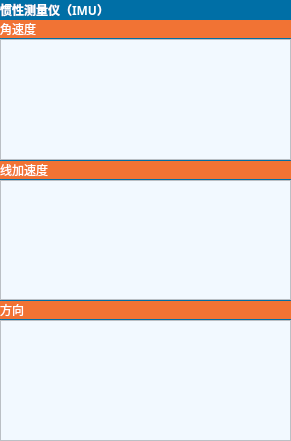
     <widget class="QGroupBox" name="groupBox_5">
      <property name="geometry">
       <rect>
        <x>0</x>
        <y>0</y>
        <width>291</width>
        <height>441</height>
       </rect>
      </property>
      <property name="palette">
       <palette>
        <active>
         <colorrole role="WindowText">
          <brush brushstyle="SolidPattern">
           <color alpha="255">
            <red>255</red>
            <green>255</green>
            <blue>255</blue>
           </color>
          </brush>
         </colorrole>
         <colorrole role="Button">
          <brush brushstyle="SolidPattern">
           <color alpha="255">
            <red>0</red>
            <green>111</green>
            <blue>166</blue>
           </color>
          </brush>
         </colorrole>
         <colorrole role="Text">
          <brush brushstyle="SolidPattern">
           <color alpha="255">
            <red>255</red>
            <green>255</green>
            <blue>255</blue>
           </color>
          </brush>
         </colorrole>
         <colorrole role="ButtonText">
          <brush brushstyle="SolidPattern">
           <color alpha="255">
            <red>255</red>
            <green>255</green>
            <blue>255</blue>
           </color>
          </brush>
         </colorrole>
         <colorrole role="Base">
          <brush brushstyle="SolidPattern">
           <color alpha="255">
            <red>0</red>
            <green>111</green>
            <blue>166</blue>
           </color>
          </brush>
         </colorrole>
         <colorrole role="Window">
          <brush brushstyle="SolidPattern">
           <color alpha="255">
            <red>0</red>
            <green>111</green>
            <blue>166</blue>
           </color>
          </brush>
         </colorrole>
         <colorrole role="PlaceholderText">
          <brush brushstyle="SolidPattern">
           <color alpha="128">
            <red>255</red>
            <green>255</green>
            <blue>255</blue>
           </color>
          </brush>
         </colorrole>
        </active>
        <inactive>
         <colorrole role="WindowText">
          <brush brushstyle="SolidPattern">
           <color alpha="255">
            <red>255</red>
            <green>255</green>
            <blue>255</blue>
           </color>
          </brush>
         </colorrole>
         <colorrole role="Button">
          <brush brushstyle="SolidPattern">
           <color alpha="255">
            <red>0</red>
            <green>111</green>
            <blue>166</blue>
           </color>
          </brush>
         </colorrole>
         <colorrole role="Text">
          <brush brushstyle="SolidPattern">
           <color alpha="255">
            <red>255</red>
            <green>255</green>
            <blue>255</blue>
           </color>
          </brush>
         </colorrole>
         <colorrole role="ButtonText">
          <brush brushstyle="SolidPattern">
           <color alpha="255">
            <red>255</red>
            <green>255</green>
            <blue>255</blue>
           </color>
          </brush>
         </colorrole>
         <colorrole role="Base">
          <brush brushstyle="SolidPattern">
           <color alpha="255">
            <red>0</red>
            <green>111</green>
            <blue>166</blue>
           </color>
          </brush>
         </colorrole>
         <colorrole role="Window">
          <brush brushstyle="SolidPattern">
           <color alpha="255">
            <red>0</red>
            <green>111</green>
            <blue>166</blue>
           </color>
          </brush>
         </colorrole>
         <colorrole role="PlaceholderText">
          <brush brushstyle="SolidPattern">
           <color alpha="128">
            <red>255</red>
            <green>255</green>
            <blue>255</blue>
           </color>
          </brush>
         </colorrole>
        </inactive>
        <disabled>
         <colorrole role="WindowText">
          <brush brushstyle="SolidPattern">
           <color alpha="255">
            <red>120</red>
            <green>120</green>
            <blue>120</blue>
           </color>
          </brush>
         </colorrole>
         <colorrole role="Button">
          <brush brushstyle="SolidPattern">
           <color alpha="255">
            <red>0</red>
            <green>111</green>
            <blue>166</blue>
           </color>
          </brush>
         </colorrole>
         <colorrole role="Text">
          <brush brushstyle="SolidPattern">
           <color alpha="255">
            <red>120</red>
            <green>120</green>
            <blue>120</blue>
           </color>
          </brush>
         </colorrole>
         <colorrole role="ButtonText">
          <brush brushstyle="SolidPattern">
           <color alpha="255">
            <red>120</red>
            <green>120</green>
            <blue>120</blue>
           </color>
          </brush>
         </colorrole>
         <colorrole role="Base">
          <brush brushstyle="SolidPattern">
           <color alpha="255">
            <red>0</red>
            <green>111</green>
            <blue>166</blue>
           </color>
          </brush>
         </colorrole>
         <colorrole role="Window">
          <brush brushstyle="SolidPattern">
           <color alpha="255">
            <red>0</red>
            <green>111</green>
            <blue>166</blue>
           </color>
          </brush>
         </colorrole>
         <colorrole role="PlaceholderText">
          <brush brushstyle="SolidPattern">
           <color alpha="128">
            <red>0</red>
            <green>0</green>
            <blue>0</blue>
           </color>
          </brush>
         </colorrole>
        </disabled>
       </palette>
      </property>
      <property name="font">
       <font>
        <family>等线</family>
        <pointsize>9</pointsize>
        <weight>75</weight>
        <bold>true</bold>
       </font>
      </property>
      <property name="title">
       <string>惯性测量仪（IMU）</string>
      </property>
      <widget class="QWidget" name="layoutWidget_2">
       <property name="geometry">
        <rect>
         <x>0</x>
         <y>20</y>
         <width>291</width>
         <height>421</height>
        </rect>
       </property>
       <layout class="QGridLayout" name="gridLayout">
        <property name="verticalSpacing">
         <number>1</number>
        </property>
        <item row="2" column="0">
         <widget class="QLabel" name="barometer_3">
          <property name="palette">
           <palette>
            <active>
             <colorrole role="WindowText">
              <brush brushstyle="SolidPattern">
               <color alpha="255">
                <red>255</red>
                <green>255</green>
                <blue>255</blue>
               </color>
              </brush>
             </colorrole>
             <colorrole role="Button">
              <brush brushstyle="SolidPattern">
               <color alpha="255">
                <red>241</red>
                <green>115</green>
                <blue>52</blue>
               </color>
              </brush>
             </colorrole>
             <colorrole role="Base">
              <brush brushstyle="SolidPattern">
               <color alpha="255">
                <red>241</red>
                <green>115</green>
                <blue>52</blue>
               </color>
              </brush>
             </colorrole>
             <colorrole role="Window">
              <brush brushstyle="SolidPattern">
               <color alpha="255">
                <red>241</red>
                <green>115</green>
                <blue>52</blue>
               </color>
              </brush>
             </colorrole>
            </active>
            <inactive>
             <colorrole role="WindowText">
              <brush brushstyle="SolidPattern">
               <color alpha="255">
                <red>255</red>
                <green>255</green>
                <blue>255</blue>
               </color>
              </brush>
             </colorrole>
             <colorrole role="Button">
              <brush brushstyle="SolidPattern">
               <color alpha="255">
                <red>241</red>
                <green>115</green>
                <blue>52</blue>
               </color>
              </brush>
             </colorrole>
             <colorrole role="Base">
              <brush brushstyle="SolidPattern">
               <color alpha="255">
                <red>241</red>
                <green>115</green>
                <blue>52</blue>
               </color>
              </brush>
             </colorrole>
             <colorrole role="Window">
              <brush brushstyle="SolidPattern">
               <color alpha="255">
                <red>241</red>
                <green>115</green>
                <blue>52</blue>
               </color>
              </brush>
             </colorrole>
            </inactive>
            <disabled>
             <colorrole role="WindowText">
              <brush brushstyle="SolidPattern">
               <color alpha="255">
                <red>120</red>
                <green>120</green>
                <blue>120</blue>
               </color>
              </brush>
             </colorrole>
             <colorrole role="Button">
              <brush brushstyle="SolidPattern">
               <color alpha="255">
                <red>241</red>
                <green>115</green>
                <blue>52</blue>
               </color>
              </brush>
             </colorrole>
             <colorrole role="Base">
              <brush brushstyle="SolidPattern">
               <color alpha="255">
                <red>241</red>
                <green>115</green>
                <blue>52</blue>
               </color>
              </brush>
             </colorrole>
             <colorrole role="Window">
              <brush brushstyle="SolidPattern">
               <color alpha="255">
                <red>241</red>
                <green>115</green>
                <blue>52</blue>
               </color>
              </brush>
             </colorrole>
            </disabled>
           </palette>
          </property>
          <property name="font">
           <font>
            <family>等线</family>
            <weight>50</weight>
            <bold>false</bold>
           </font>
          </property>
          <property name="styleSheet">
           <string notr="true">background-color: rgb(226, 226, 226);
background-color: rgb(241, 115, 52);</string>
          </property>
          <property name="text">
           <string>线加速度</string>
          </property>
         </widget>
        </item>
        <item row="3" column="0">
         <widget class="plotWidget" name="imu_linear_plot">
          <property name="styleSheet">
           <string notr="true">background-color: rgb(242, 249, 255);</string>
          </property>
         </widget>
        </item>
        <item row="5" column="0">
         <widget class="plotWidget" name="imu_orientation_plot">
          <property name="styleSheet">
           <string notr="true">background-color: rgb(242, 249, 255);</string>
          </property>
         </widget>
        </item>
        <item row="1" column="0">
         <widget class="plotWidget" name="imu_angular_plot">
          <property name="styleSheet">
           <string notr="true">background-color: rgb(242, 249, 255);</string>
          </property>
         </widget>
        </item>
        <item row="4" column="0">
         <widget class="QLabel" name="imu_angular_2">
          <property name="palette">
           <palette>
            <active>
             <colorrole role="WindowText">
              <brush brushstyle="SolidPattern">
               <color alpha="255">
                <red>255</red>
                <green>255</green>
                <blue>255</blue>
               </color>
              </brush>
             </colorrole>
             <colorrole role="Button">
              <brush brushstyle="SolidPattern">
               <color alpha="255">
                <red>241</red>
                <green>115</green>
                <blue>52</blue>
               </color>
              </brush>
             </colorrole>
             <colorrole role="Base">
              <brush brushstyle="SolidPattern">
               <color alpha="255">
                <red>241</red>
                <green>115</green>
                <blue>52</blue>
               </color>
              </brush>
             </colorrole>
             <colorrole role="Window">
              <brush brushstyle="SolidPattern">
               <color alpha="255">
                <red>241</red>
                <green>115</green>
                <blue>52</blue>
               </color>
              </brush>
             </colorrole>
            </active>
            <inactive>
             <colorrole role="WindowText">
              <brush brushstyle="SolidPattern">
               <color alpha="255">
                <red>255</red>
                <green>255</green>
                <blue>255</blue>
               </color>
              </brush>
             </colorrole>
             <colorrole role="Button">
              <brush brushstyle="SolidPattern">
               <color alpha="255">
                <red>241</red>
                <green>115</green>
                <blue>52</blue>
               </color>
              </brush>
             </colorrole>
             <colorrole role="Base">
              <brush brushstyle="SolidPattern">
               <color alpha="255">
                <red>241</red>
                <green>115</green>
                <blue>52</blue>
               </color>
              </brush>
             </colorrole>
             <colorrole role="Window">
              <brush brushstyle="SolidPattern">
               <color alpha="255">
                <red>241</red>
                <green>115</green>
                <blue>52</blue>
               </color>
              </brush>
             </colorrole>
            </inactive>
            <disabled>
             <colorrole role="WindowText">
              <brush brushstyle="SolidPattern">
               <color alpha="255">
                <red>120</red>
                <green>120</green>
                <blue>120</blue>
               </color>
              </brush>
             </colorrole>
             <colorrole role="Button">
              <brush brushstyle="SolidPattern">
               <color alpha="255">
                <red>241</red>
                <green>115</green>
                <blue>52</blue>
               </color>
              </brush>
             </colorrole>
             <colorrole role="Base">
              <brush brushstyle="SolidPattern">
               <color alpha="255">
                <red>241</red>
                <green>115</green>
                <blue>52</blue>
               </color>
              </brush>
             </colorrole>
             <colorrole role="Window">
              <brush brushstyle="SolidPattern">
               <color alpha="255">
                <red>241</red>
                <green>115</green>
                <blue>52</blue>
               </color>
              </brush>
             </colorrole>
            </disabled>
           </palette>
          </property>
          <property name="font">
           <font>
            <family>等线</family>
            <weight>50</weight>
            <bold>false</bold>
           </font>
          </property>
          <property name="styleSheet">
           <string notr="true">background-color: rgb(226, 226, 226);
background-color: rgb(241, 115, 52);</string>
          </property>
          <property name="text">
           <string>方向</string>
          </property>
         </widget>
        </item>
        <item row="0" column="0">
         <widget class="QLabel" name="imu_angular_3">
          <property name="palette">
           <palette>
            <active>
             <colorrole role="WindowText">
              <brush brushstyle="SolidPattern">
               <color alpha="255">
                <red>255</red>
                <green>255</green>
                <blue>255</blue>
               </color>
              </brush>
             </colorrole>
             <colorrole role="Button">
              <brush brushstyle="SolidPattern">
               <color alpha="255">
                <red>241</red>
                <green>115</green>
                <blue>52</blue>
               </color>
              </brush>
             </colorrole>
             <colorrole role="Base">
              <brush brushstyle="SolidPattern">
               <color alpha="255">
                <red>241</red>
                <green>115</green>
                <blue>52</blue>
               </color>
              </brush>
             </colorrole>
             <colorrole role="Window">
              <brush brushstyle="SolidPattern">
               <color alpha="255">
                <red>241</red>
                <green>115</green>
                <blue>52</blue>
               </color>
              </brush>
             </colorrole>
            </active>
            <inactive>
             <colorrole role="WindowText">
              <brush brushstyle="SolidPattern">
               <color alpha="255">
                <red>255</red>
                <green>255</green>
                <blue>255</blue>
               </color>
              </brush>
             </colorrole>
             <colorrole role="Button">
              <brush brushstyle="SolidPattern">
               <color alpha="255">
                <red>241</red>
                <green>115</green>
                <blue>52</blue>
               </color>
              </brush>
             </colorrole>
             <colorrole role="Base">
              <brush brushstyle="SolidPattern">
               <color alpha="255">
                <red>241</red>
                <green>115</green>
                <blue>52</blue>
               </color>
              </brush>
             </colorrole>
             <colorrole role="Window">
              <brush brushstyle="SolidPattern">
               <color alpha="255">
                <red>241</red>
                <green>115</green>
                <blue>52</blue>
               </color>
              </brush>
             </colorrole>
            </inactive>
            <disabled>
             <colorrole role="WindowText">
              <brush brushstyle="SolidPattern">
               <color alpha="255">
                <red>120</red>
                <green>120</green>
                <blue>120</blue>
               </color>
              </brush>
             </colorrole>
             <colorrole role="Button">
              <brush brushstyle="SolidPattern">
               <color alpha="255">
                <red>241</red>
                <green>115</green>
                <blue>52</blue>
               </color>
              </brush>
             </colorrole>
             <colorrole role="Base">
              <brush brushstyle="SolidPattern">
               <color alpha="255">
                <red>241</red>
                <green>115</green>
                <blue>52</blue>
               </color>
              </brush>
             </colorrole>
             <colorrole role="Window">
              <brush brushstyle="SolidPattern">
               <color alpha="255">
                <red>241</red>
                <green>115</green>
                <blue>52</blue>
               </color>
              </brush>
             </colorrole>
            </disabled>
           </palette>
          </property>
          <property name="font">
           <font>
            <family>黑体</family>
            <pointsize>9</pointsize>
            <weight>50</weight>
            <bold>false</bold>
           </font>
          </property>
          <property name="styleSheet">
           <string notr="true">background-color: rgb(226, 226, 226);
background-color: rgb(241, 115, 52);</string>
          </property>
          <property name="text">
           <string>角速度</string>
          </property>
         </widget>
        </item>
       </layout>
      </widget>
     </widget>
